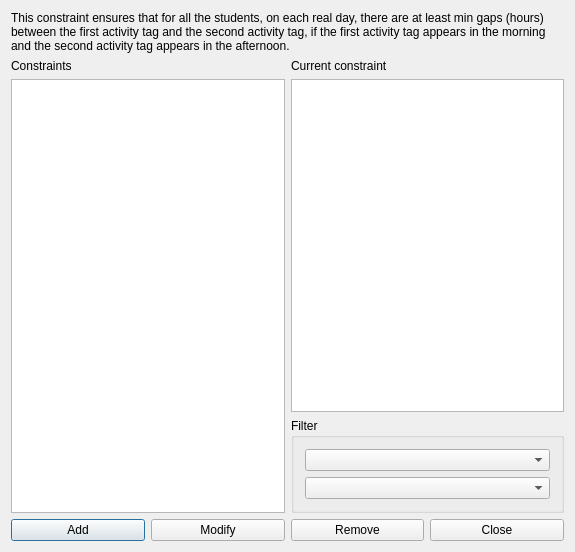
<?xml version="1.0" encoding="UTF-8"?>
<ui version="4.0">
 <class>ConstraintStudentsMinGapsBetweenOrderedPairOfActivityTagsBetweenMorningAndAfternoonForm_template</class>
 <widget class="QDialog" name="ConstraintStudentsMinGapsBetweenOrderedPairOfActivityTagsBetweenMorningAndAfternoonForm_template">
  <property name="geometry">
   <rect>
    <x>0</x>
    <y>0</y>
    <width>575</width>
    <height>552</height>
   </rect>
  </property>
  <property name="windowTitle">
   <string extracomment="This is the title of the dialog to see the list of all constraints of this type">Constraints students min gaps between ordered pair of activity tags between morning and afternoon</string>
  </property>
  <layout class="QGridLayout" name="gridLayout_2">
   <item row="0" column="0" colspan="2">
    <widget class="QLabel" name="textLabel1">
     <property name="sizePolicy">
      <sizepolicy hsizetype="Minimum" vsizetype="Minimum">
       <horstretch>0</horstretch>
       <verstretch>0</verstretch>
      </sizepolicy>
     </property>
     <property name="text">
      <string>This constraint ensures that for all the students, on each real day, there are at least min gaps (hours) between the first activity tag and the second activity tag, if the first activity tag appears in the morning and the second activity tag appears in the afternoon.</string>
     </property>
     <property name="wordWrap">
      <bool>true</bool>
     </property>
    </widget>
   </item>
   <item row="1" column="1">
    <layout class="QVBoxLayout" name="verticalLayout_2">
     <item>
      <widget class="QLabel" name="currentConstraintTextLabel">
       <property name="text">
        <string>Current constraint</string>
       </property>
       <property name="wordWrap">
        <bool>false</bool>
       </property>
      </widget>
     </item>
     <item>
      <widget class="QPlainTextEdit" name="currentConstraintTextEdit"/>
     </item>
    </layout>
   </item>
   <item row="2" column="1">
    <widget class="QGroupBox" name="filterGroupBox">
     <property name="title">
      <string>Filter</string>
     </property>
     <layout class="QGridLayout" name="gridLayout">
      <item row="0" column="0">
       <widget class="QComboBox" name="firstActivityTagComboBox"/>
      </item>
      <item row="1" column="0">
       <widget class="QComboBox" name="secondActivityTagComboBox"/>
      </item>
     </layout>
    </widget>
   </item>
   <item row="3" column="0" colspan="2">
    <layout class="QHBoxLayout" name="horizontalLayout">
     <item>
      <widget class="QPushButton" name="addConstraintPushButton">
       <property name="text">
        <string>Add</string>
       </property>
      </widget>
     </item>
     <item>
      <widget class="QPushButton" name="modifyConstraintPushButton">
       <property name="text">
        <string>Modify</string>
       </property>
      </widget>
     </item>
     <item>
      <widget class="QPushButton" name="removeConstraintPushButton">
       <property name="text">
        <string>Remove</string>
       </property>
      </widget>
     </item>
     <item>
      <widget class="QPushButton" name="closePushButton">
       <property name="text">
        <string>Close</string>
       </property>
      </widget>
     </item>
    </layout>
   </item>
   <item row="1" column="0" rowspan="2">
    <layout class="QVBoxLayout" name="verticalLayout">
     <item>
      <widget class="QLabel" name="constraintsTextLabel">
       <property name="frameShape">
        <enum>QFrame::NoFrame</enum>
       </property>
       <property name="frameShadow">
        <enum>QFrame::Plain</enum>
       </property>
       <property name="text">
        <string>Constraints</string>
       </property>
       <property name="wordWrap">
        <bool>false</bool>
       </property>
      </widget>
     </item>
     <item>
      <widget class="QListWidget" name="constraintsListWidget"/>
     </item>
    </layout>
   </item>
  </layout>
 </widget>
 <layoutdefault spacing="6" margin="11"/>
 <resources/>
 <connections/>
</ui>
